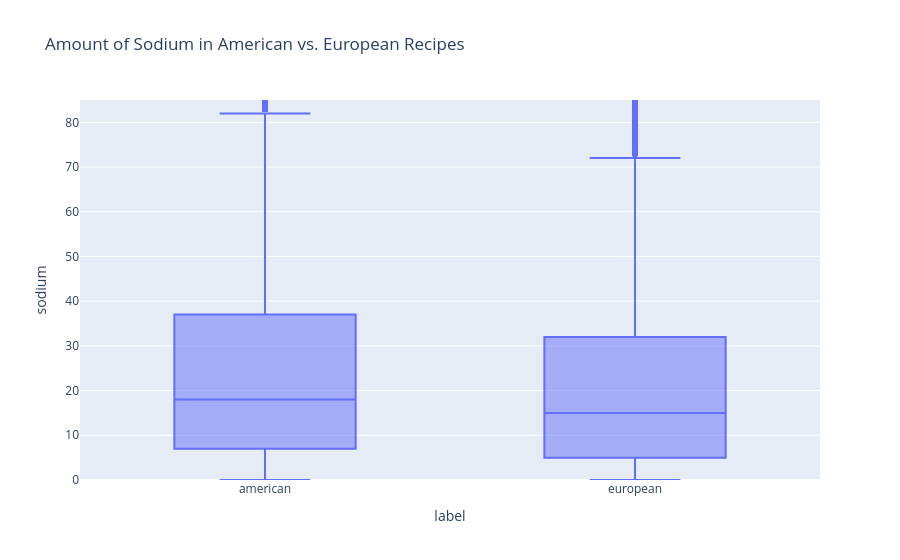

Notebook code for this chart:
### Code cell
sodium_box = px.box(
    combined,
    x = 'label',
    y = 'sodium',
    title = 'Amount of Sodium in American vs. European Recipes'
)

# Adjusting y-axis to show the box in better detail
sodium_box.update_yaxes(range=[0, 85])
sodium_box.show()

### Figure 1 — Plotly figure (JSON) as saved in the notebook; plotly's stock layout.template omitted (floating-point values rounded to 4 significant figures; data arrays with more than 128 entries replaced by an {"elided": "..."} marker saying what was removed)
{"data": [{"alignmentgroup": "True", "hovertemplate": "label=%{x}<br>sodium=%{y}<extra></extra>", "legendgroup": "", "marker": {"color": "#636efa"}, "name": "", "notched": false, "offsetgroup": "", "orientation": "v", "showlegend": false, "type": "box", "x": {"elided": "17682 str values"}, "x0": " ", "xaxis": "x", "y": {"elided": "17682 int values"}, "y0": " ", "yaxis": "y"}], "layout": {"autosize": true, "boxmode": "group", "legend": {"tracegroupgap": 0}, "title": {"text": "Amount of Sodium in American vs. European Recipes"}, "xaxis": {"anchor": "y", "autorange": true, "domain": [0, 1], "range": [-0.5, 1.5], "title": {"text": "label"}, "type": "category"}, "yaxis": {"anchor": "x", "domain": [0, 1], "range": [0, 85], "title": {"text": "sodium"}, "type": "linear"}}}
